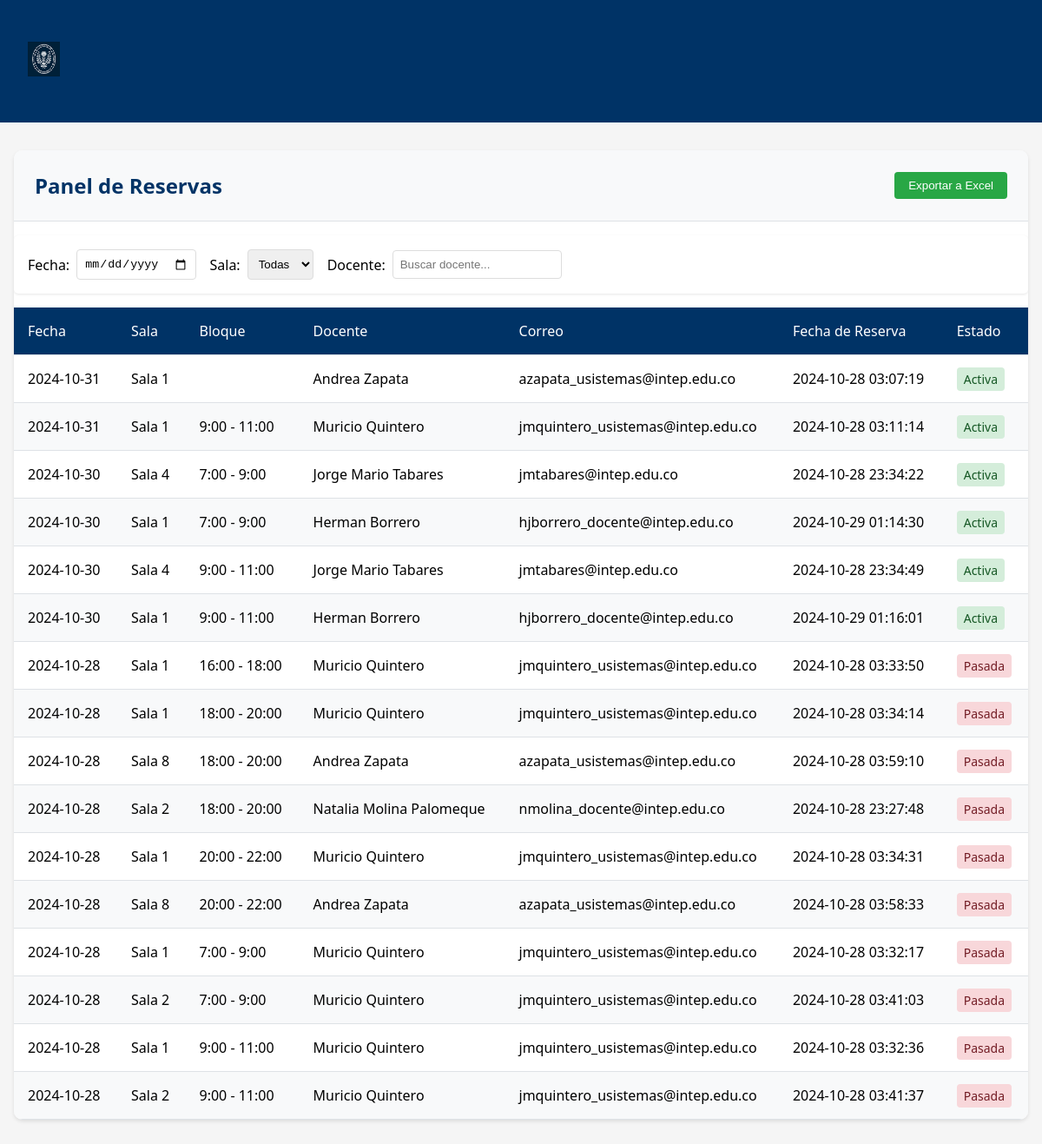
Page /admin/reservas (signed in) on the committed database.
### tables this page shows
CREATE TABLE reservas (
            id INTEGER PRIMARY KEY AUTOINCREMENT,
            id_usuario INTEGER NOT NULL,
            nombre_docente TEXT NOT NULL,
            sala INTEGER NOT NULL,
            fecha DATE NOT NULL,
            bloque TEXT NOT NULL,
            fecha_reserva TIMESTAMP DEFAULT CURRENT_TIMESTAMP,
            FOREIGN KEY (id_usuario) REFERENCES docentes(id)
        );

CREATE TABLE docentes (
            id INTEGER PRIMARY KEY AUTOINCREMENT,
            nombre TEXT NOT NULL,
            correo TEXT UNIQUE NOT NULL,
            clave TEXT NOT NULL,
            fecha_registro TIMESTAMP DEFAULT CURRENT_TIMESTAMP
        );

### App.py (the view)
@app.route('/admin/reservas')
def admin_reservas():
    if 'docente_id' not in session:
        return redirect(url_for('login'))
    conn = sqlite3.connect('instance/docentes.db')
    conn.row_factory = sqlite3.Row
    cursor = conn.cursor()
    cursor.execute('''
        SELECT
            reservas.id,
            reservas.fecha,
            reservas.sala,
            reservas.bloque,
            reservas.fecha_reserva,
            docentes.nombre as nombre_docente,
            docentes.correo as correo_docente
        FROM reservas
        JOIN docentes ON reservas.id_usuario = docentes.id
        ORDER BY reservas.fecha DESC, reservas.bloque ASC
    ''')
    reservas = cursor.fetchall()
    conn.close()
    today = datetime.now().strftime('%Y-%m-%d')
    return render_template('admin/reservas.html', reservas=reservas, today=today)

### templates/admin/reservas.html (shortened to what this page needs)
<!DOCTYPE html>
<html lang="es">
<head>
</head>
<body>
    <nav class="navbar">
        <div class="container">
            <img src="{{ url_for('static', filename='Logo_INTEP.png') }}" alt="Logo INTEP" height="40">
        </div>
    </nav>
    <div class="container">
        <div class="panel">
            <div class="panel-header">
                <div style="display: flex; justify-content: space-between; align-items: center;">
                    <h1 class="panel-title">Panel de Reservas</h1>
                    <button onclick="exportarExcel()" class="export-btn">
                        Exportar a Excel
                    </button>
                </div>
            </div>
            <div class="filters">
                <div class="filter-group">
                    <label for="fecha-filtro">Fecha:</label>
                    <input type="date" id="fecha-filtro">
                </div>
                <div class="filter-group">
                    <label for="sala-filtro">Sala:</label>
                    <select id="sala-filtro">
                        <option value="">Todas</option>
                    </select>
                </div>
                <div class="filter-group">
                    <label for="docente-filtro">Docente:</label>
                    <input type="text" id="docente-filtro" placeholder="Buscar docente...">
                </div>
            </div>
            <table id="tabla-reservas">
                <thead>
                    <tr>
                        <th>Fecha</th>
                        <th>Sala</th>
                        <th>Bloque</th>
                        <th>Docente</th>
                        <th>Correo</th>
                        <th>Fecha de Reserva</th>
                        <th>Estado</th>
                    </tr>
                </thead>
                <tbody>
                    {% for reserva in reservas %}
                        <tr>
                            <td>{{ reserva.fecha }}</td>
                            <td>Sala {{ reserva.sala }}</td>
                            <td>{{ reserva.bloque }}</td>
                            <td>{{ reserva.nombre_docente }}</td>
                            <td>{{ reserva.correo_docente }}</td>
                            <td>{{ reserva.fecha_reserva }}</td>
                            <td>
                                {% if reserva.fecha >= today %}
                                    <span class="status-badge status-active">Activa</span>
                                {% else %}
                                    <span class="status-badge status-past">Pasada</span>
                                {% endif %}
                            </td>
                        </tr>
                    {% endfor %}
                </tbody>
            </table>
        </div>
    </div>
</body>
</html>

### templates/admin/reservas.html (style rules this page uses)
body { font-family: 'Segoe UI', Tahoma, Geneva, Verdana, sans-serif; margin: 0; padding: 0; background-color: #f5f5f5; }
.navbar { background-color: #003366; padding: 1rem; color: white; }
.container { max-width: 1200px; margin: 2rem auto; padding: 0 1rem; }
.panel { background-color: white; border-radius: 10px; box-shadow: 0 2px 4px rgba(0,0,0,0.1); overflow: hidden; }
.panel-header { padding: 1.5rem; background-color: #f8f9fa; border-bottom: 1px solid #dee2e6; }
.panel-title { margin: 0; color: #003366; font-size: 1.5rem; }
.filters { display: flex; gap: 1rem; margin: 1rem 0; padding: 1rem; background-color: #fff; border-radius: 5px; box-shadow: 0 1px 3px rgba(0,0,0,0.1); }
.filter-group { display: flex; align-items: center; gap: 0.5rem; }
.filter-group label { font-weight: 500; }
.filter-group input, .filter-group select { padding: 0.5rem; border: 1px solid #ddd; border-radius: 4px; }
table { width: 100%; border-collapse: collapse; }
th, td { padding: 1rem; text-align: left; border-bottom: 1px solid #dee2e6; }
th { background-color: #003366; color: white; font-weight: 500; }
tr:nth-child(even) { background-color: #f8f9fa; }
.status-badge { padding: 0.25rem 0.5rem; border-radius: 4px; font-size: 0.875rem; font-weight: 500; }
.status-active { background-color: #d4edda; color: #155724; }
.status-past { background-color: #f8d7da; color: #721c24; }
.export-btn { padding: 0.5rem 1rem; background-color: #28a745; color: white; border: none; border-radius: 4px; cursor: pointer; text-decoration: none; display: inline-block; margin-left: 1rem; }

### rows in the picture
reservas: fecha "2024-10-31", sala "1", nombre_docente "Andrea Zapata", correo_docente "azapata_usistemas@intep.edu.co", fecha_reserva "2024-10-28 03:07:19", shows "Activa"
reservas: fecha "2024-10-31", sala "1", bloque "9:00 - 11:00", nombre_docente "Muricio Quintero", correo_docente "jmquintero_usistemas@intep.edu.co", fecha_reserva "2024-10-28 03:11:14", shows "Activa"
reservas: fecha "2024-10-30", sala "4", bloque "7:00 - 9:00", nombre_docente "Jorge Mario Tabares", correo_docente "jmtabares@intep.edu.co", fecha_reserva "2024-10-28 23:34:22", shows "Activa"
reservas: fecha "2024-10-30", sala "1", bloque "7:00 - 9:00", nombre_docente "Herman Borrero", correo_docente "hjborrero_docente@intep.edu.co", fecha_reserva "2024-10-29 01:14:30", shows "Activa"
reservas: fecha "2024-10-30", sala "4", bloque "9:00 - 11:00", nombre_docente "Jorge Mario Tabares", correo_docente "jmtabares@intep.edu.co", fecha_reserva "2024-10-28 23:34:49", shows "Activa"
reservas: fecha "2024-10-30", sala "1", bloque "9:00 - 11:00", nombre_docente "Herman Borrero", correo_docente "hjborrero_docente@intep.edu.co", fecha_reserva "2024-10-29 01:16:01", shows "Activa"
reservas: fecha "2024-10-28", sala "1", bloque "16:00 - 18:00", nombre_docente "Muricio Quintero", correo_docente "jmquintero_usistemas@intep.edu.co", fecha_reserva "2024-10-28 03:33:50", shows "Pasada"
reservas: fecha "2024-10-28", sala "1", bloque "18:00 - 20:00", nombre_docente "Muricio Quintero", correo_docente "jmquintero_usistemas@intep.edu.co", fecha_reserva "2024-10-28 03:34:14", shows "Pasada"
reservas: fecha "2024-10-28", sala "8", bloque "18:00 - 20:00", nombre_docente "Andrea Zapata", correo_docente "azapata_usistemas@intep.edu.co", fecha_reserva "2024-10-28 03:59:10", shows "Pasada"
reservas: fecha "2024-10-28", sala "2", bloque "18:00 - 20:00", nombre_docente "Natalia Molina Palomeque", correo_docente "nmolina_docente@intep.edu.co", fecha_reserva "2024-10-28 23:27:48", shows "Pasada"
reservas: fecha "2024-10-28", sala "1", bloque "20:00 - 22:00", nombre_docente "Muricio Quintero", correo_docente "jmquintero_usistemas@intep.edu.co", fecha_reserva "2024-10-28 03:34:31", shows "Pasada"
reservas: fecha "2024-10-28", sala "8", bloque "20:00 - 22:00", nombre_docente "Andrea Zapata", correo_docente "azapata_usistemas@intep.edu.co", fecha_reserva "2024-10-28 03:58:33", shows "Pasada"
reservas: fecha "2024-10-28", sala "1", bloque "7:00 - 9:00", nombre_docente "Muricio Quintero", correo_docente "jmquintero_usistemas@intep.edu.co", fecha_reserva "2024-10-28 03:32:17", shows "Pasada"
reservas: fecha "2024-10-28", sala "2", bloque "7:00 - 9:00", nombre_docente "Muricio Quintero", correo_docente "jmquintero_usistemas@intep.edu.co", fecha_reserva "2024-10-28 03:41:03", shows "Pasada"
reservas: fecha "2024-10-28", sala "1", bloque "9:00 - 11:00", nombre_docente "Muricio Quintero", correo_docente "jmquintero_usistemas@intep.edu.co", fecha_reserva "2024-10-28 03:32:36", shows "Pasada"
reservas: fecha "2024-10-28", sala "2", bloque "9:00 - 11:00", nombre_docente "Muricio Quintero", correo_docente "jmquintero_usistemas@intep.edu.co", fecha_reserva "2024-10-28 03:41:37", shows "Pasada"
